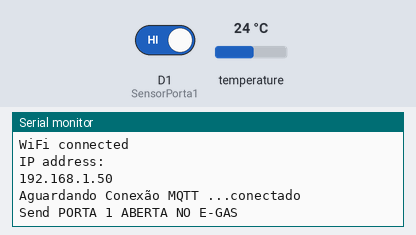
Simulated run of this sketch. Board: ESP8266 (NodeMCU). On the bench: the last lines printed to the serial monitor. Inputs (shaded band) come from the test bench; at power-on: D1 (SensorPorta1) HIGH, temperature 24 °C. WiFi joins after 1.5 s; servers stay silent unless stated; no MQTT or app messages arrive unless stated.

Above: at 2.7 s.
2.8 s: D1 (SensorPorta1) driven LOW
At 3.8 s:
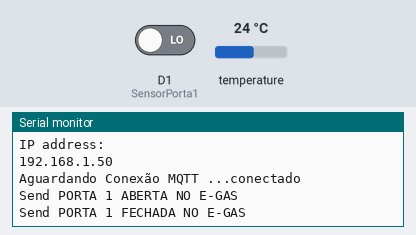
12.2 s: D1 (SensorPorta1) driven HIGH
At 23.4 s:
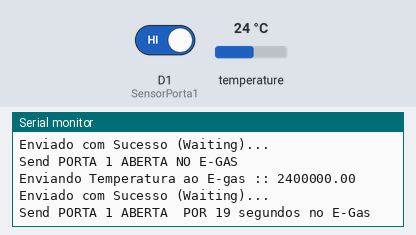

Measured:
- after the input at 2.8 s, the serial monitor: prints a new line at once (image 1)
- after the input at 12.2 s, the serial monitor: prints a new line at once (image 2)

The sketch:

Arduino_v1.1.0_CAMARA_FRIA_1.ino
```cpp
#include <ESP8266WiFi.h>
#include <PubSubClient.h>
#include <OneWire.h>
#include <DallasTemperature.h>

#define ONE_WIRE_BUS D4

OneWire oneWire(ONE_WIRE_BUS);
DallasTemperature sensors(&oneWire);

const char* ssid = "ENESENS 2.4G";
const char* password = "3012enesens";
//const char* ssid = "SMART_DEVICE";
//const char* password = "3012enesens@2018";
//const char* mqtt_server = "e-gas.net.br";
const char* mqtt_server = "www.e-gas.net.br";

// Controle de status de porta aberta ou fechada + o tempo de intervalo
const String OPEN = "1";
const String CLOSE = "0";
const long INTERVAL_SEND_TIME = 10000;


// Initialise the WiFi and MQTT Client objects
WiFiClient wifiClient_CamaraFria1;
PubSubClient client(wifiClient_CamaraFria1);

int SensorPorta1 = D1;


void setup() {
    Serial.begin(9600);
    pinMode (SensorPorta1, INPUT_PULLUP);


    // Seta o servidor MQTT
    client.setServer(mqtt_server, 1883);

    wifi_init();

    if (!client.connected())
    {
        reconnect();
    }
}

void loop() {
  {
    sendTemperatura();
  }

  {
    sendOpenClose1(String(digitalRead(SensorPorta1)));
  }

 }
```

functions.ino
```cpp
void wifi_init() {

    delay(10);
    Serial.println();

    Serial.print("Connecting to ");
    Serial.println(ssid);

    WiFi.begin(ssid, password);

    while (WiFi.status() != WL_CONNECTED) {
        delay(500);
        Serial.print(".");
    }

    Serial.println("");
    Serial.println("WiFi connected");
    Serial.println("IP address: ");
    Serial.println(WiFi.localIP());
}

void reconnect() {
    // Loop até reconectar
    while (!client.connected()) {
        Serial.print("Aguardando Conexão MQTT ...");

        if (client.connect("Camara Fria 2")) {
            Serial.println("conectado");
        }
        else {
            Serial.print("Falha, rc=");
            Serial.print(client.state());
            Serial.println(" Tentando Novamente em 5 segundos...");

            delay(5000);
        }
    }
}
```

openCloseDoor1.ino
```cpp
String STATIC1 = "";
long COUNT_TIMER1 = 0;
long DOOR_OPEN_COUNT_TIMER1 = 0;

const char* idTimer1 = "104";

void sendOpenClose1(String value) {
    String result = "";

    if(!(STATIC1 == value)) {

        if(value == CLOSE) {

            if (!client.connected())
            {
                reconnect();
            }

            client.publish(idTimer1, String("0").c_str(), true);
            Serial.println("Send PORTA 1 FECHADA NO E-GAS");

            DOOR_OPEN_COUNT_TIMER1 = millis();
        }
        else {
            if (!client.connected())
            {
                reconnect();
            }

            client.publish(idTimer1, String("100000").c_str(), true);
            Serial.println("Send PORTA 1 ABERTA NO E-GAS");
        }
        COUNT_TIMER1 = millis();
    }
    else {

        if((millis() - COUNT_TIMER1) > INTERVAL_SEND_TIME) {

            if(STATIC1 == OPEN) {
                String timeOpenedLog = String( (millis() - DOOR_OPEN_COUNT_TIMER1) / 1000);
                Serial.println("Send PORTA 1 ABERTA  POR " + timeOpenedLog  + " segundos no E-Gas");
                double timeOpened = (millis() - DOOR_OPEN_COUNT_TIMER1) * 100;

                if (!client.connected())
                {
                    reconnect();
                }
                //if(timeOpened > 0) {
                  client.publish(idTimer1, String(timeOpened).c_str(), true);
                //}
            }
            else {
                DOOR_OPEN_COUNT_TIMER1 = millis();
                if (!client.connected())
                {
                    reconnect();
                }
                client.publish(idTimer1, String("0").c_str(), true);

                Serial.println("Send PORTA 1 FECHADA NO E-GAS");
            }
            COUNT_TIMER1 = millis();
        }

    }

    STATIC1 = value;
}
```

temperatura.ino
```cpp
const char* idTemperatura = "103";
long ultimoEnvioTemperatura = 0;
void sendTemperatura()
{
    if (!client.connected())
    {
        reconnect();
    }

    long now = millis();

    if (now - ultimoEnvioTemperatura > INTERVAL_SEND_TIME)
    {
        ultimoEnvioTemperatura = now;

        sensors.setResolution(12);
        sensors.requestTemperatures();
        float temperatura = sensors.getTempCByIndex(0)*100000;

        Serial.println("Enviando Temperatura ao E-gas :: " + String(temperatura));
        client.publish((idTemperatura), String(temperatura).c_str(), true);

        Serial.println("Enviado com Sucesso (Waiting)...");
    }
}
```
